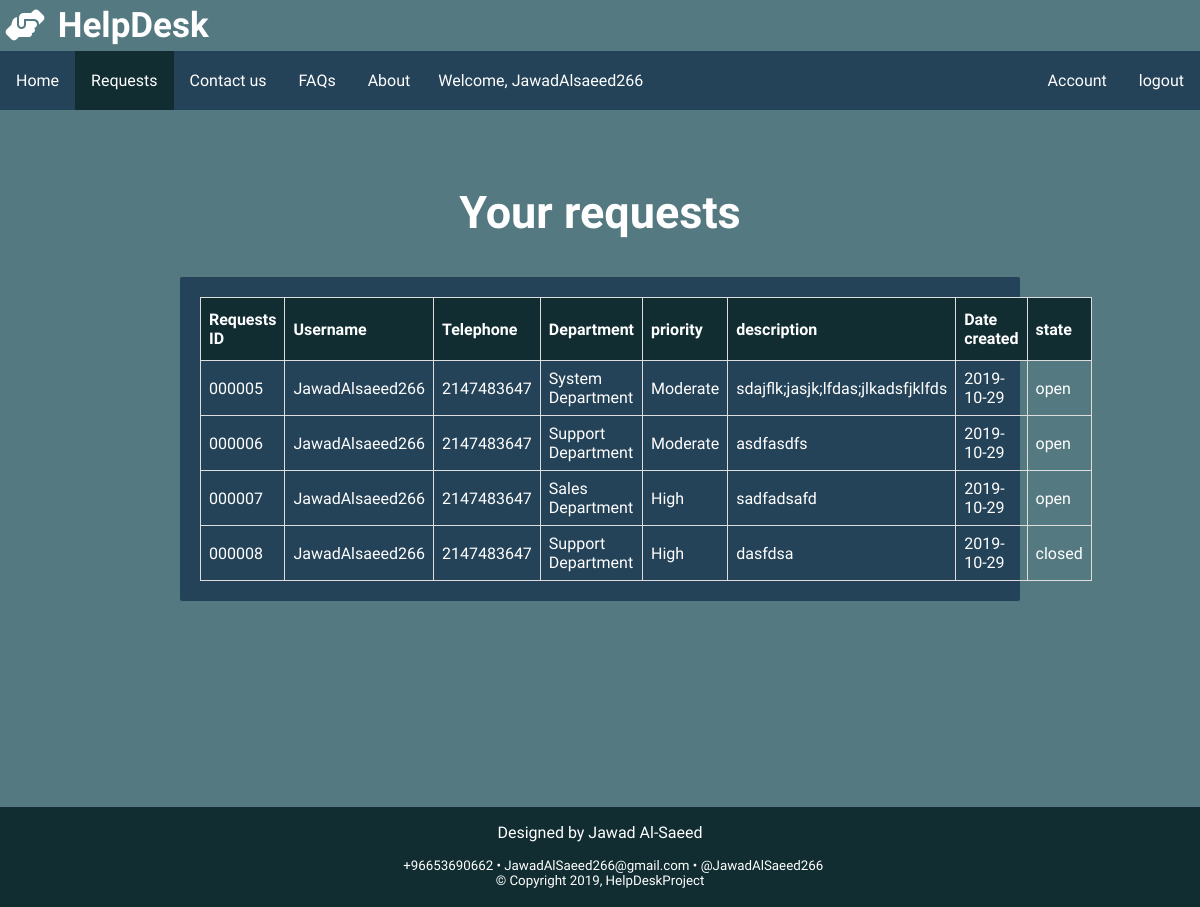
The page /viewRequests.php (signed in) on the database its author committed.
### tables this page shows
CREATE TABLE `requests` (
  `requestID` int(6) UNSIGNED ZEROFILL NOT NULL,
  `uidUsers` varchar(20) NOT NULL,
  `emailUsers` tinytext NOT NULL,
  `telephone` int(13) NOT NULL,
  `department` tinytext NOT NULL,
  `priority` tinytext NOT NULL,
  `title` tinytext NOT NULL,
  `description` longtext NOT NULL,
  `requestCreated` date NOT NULL DEFAULT current_timestamp(),
  `state` tinytext NOT NULL DEFAULT 'open'
);

### viewRequests.php (the view, shortened to what this page needs)
<html>
<head>
    <link href="css/main.css" rel="stylesheet" type="text/css" />
    <link href="css/alerts.css" rel="stylesheet" type="text/css" />
    <link href="css/form.css" rel="stylesheet" type="text/css" />
    <link href="css/table.css" rel="stylesheet" type="text/css" />
</head>
<body>
    <div class="content">
        <div class="title">
            <i class="fas fa-hands-helping fa-2x"></i>
            <h1>&nbsp;HelpDesk</h1>
        </div>
        <div class="header">
            <ul>
                <li><a href="Home.php">Home</a></li>
                <li><a class="active" href="Requests.php">Requests</a></li>
                <li><a href="contactUs.php">Contact us</a></li>
                <li><a href="FAQ.php">FAQs</a></li>
                <li><a href="About.php">About</a></li>
                <li style="float:right">
                    <?php
                        require "tools/session.php";
                    ?>
                </li>
            </ul>
            <br><br>
        </div>
        <br>
        <br>
        <div class="subTitle">
            <center>
                <h1 style="font-size:45px">Your requests</h1>
            </center>
            <br><br>
        </div>
        <div class="container">
            <?php
                $uidUsers = $_SESSION['userUid'];
                $DBConnect = mysqli_connect("localhost","root","");
                $DBName = "helpdeskdb";
                mysqli_select_db($DBConnect,$DBName);
                $QueryString = "SELECT * FROM requests WHERE uidUsers = '$uidUsers'";
                $QueryResult = mysqli_query($DBConnect,$QueryString)
                     Or die("<p> Unable to execute query. </p>"
                     . "<p> Error code  " .  mysqli_errno($DBConnect)
                     .  ": " . mysqli_error($DBConnect)) . "</p>" ;
                echo "<center> <table class='tab'>";
                echo "<tr> <th>Requests ID</th> <th>Username</th> <th>Telephone</th> <th>Department</th> <th>priority</th> <th>description</th> <th>Date created</th> <th>state</th> </tr>";
                while($row = mysqli_fetch_array( $QueryResult )) {
                    echo "<tr> <td>";
                    echo $row['requestID'];
                    echo "</td><td>";
                    echo $row['uidUsers'];
                    echo "</td><td>";
                    echo $row['telephone'];
                    echo "</td><td>";
                    echo $row['department'];
                    echo "</td><td>";
                    echo $row['priority'];
                    echo "</td><td>";
                    echo $row['description'];
                    echo "</td><td>";
                    echo $row['requestCreated'];
                    echo "</td><td>";
                    echo $row['state'];
                    echo "</td></tr>";
                }
                echo "</table></center>";
            ?>
        </div>
    </div>
    <br>
    <br>
    <br>
</body>
</html>
<?php
    require "tools/footer.php";
?>

### tools/session.php (shortened to what this page needs)
<?php
    if (isset($_SESSION['userId'])) {
        echo '<li style="float:right">
                <form action="includes/logout.inc.php" method="post">
                    <button id="log" type="submit" name="logout-submit">logout</button>
                </form>
            <li>';
        $url = $_SERVER["REQUEST_URI"];
        $pos = strrpos($url, "account.php");
        if($pos != false) {
            echo '<li style="float:right"><a class="active" href="account.php">Account</a></li>';
        }
        else{
            echo '<li style="float:right"><a href="account.php">Account</a></li>';
        }
        echo '<div class="session">';
            echo "<p>&nbsp;&nbsp;&nbsp;Welcome, {$_SESSION['userUid']} &nbsp;&nbsp;</p>";
        echo '</div>';
    }
?>

### tools/footer.php
<footer class="footer">
    <p>Designed by Jawad Al-Saeed</p>
    <small>&nbsp;&nbsp;&nbsp;&nbsp;&nbsp;&nbsp;&nbsp; +96653690662 • <a href="mailto:jawadalsaeed266@gmail.com">JawadAlSaeed266@gmail.com</a> • <a href="https://twitter.com/Jawadalsaeed266">@JawadAlSaeed266</a></small>
    <br>
  	<small>&copy; Copyright 2019, HelpDeskProject</small>
</footer>

### css/main.css (style rules this page uses)
body { font-family: 'Oswald', sans-serif; background-color: #547980; color: white; margin: 0px; padding: 0px; }
.content { min-height: 100%; margin: 0 auto -50px; }
#log { font-family: 'Oswald', sans-serif; font-size: 16px; border: none; outline: none; color: white; float: right; background-color: inherit; padding: 20px 16px; }
ul { list-style-type: none; margin: 0; padding: 0; overflow: hidden; background-color: #254358; top: 0; width: 100%; position: -webkit-sticky; position: sticky; top: 0; }
ul li { float: left; }
ul li a { display: block; color: white; text-align: center; padding: 20px 16px; text-decoration: none; font-size: 16px; }
.active { background-color: #112d32; }
div h1 { font-size: 35px; margin: 0; padding: 0; display: inline; }
.title { float: left; padding-right: 5px; padding-top: 5px; padding-bottom: 5px; padding-left: 5px; }
.session { margin-top:20px; margin-left:20px; }
a { text-decoration: none; color: white; }
.footer { font-family: 'Oswald', sans-serif; left: 0; bottom: 100px; width: 100%; color: white; text-align: center; list-style-type: none; margin: 0; padding: 0; overflow: hidden; background-color: #112d32; height: 100px; }
.footer a { color = white; }

### css/form.css (style rules this page uses)
.container { border-radius: 2px; background-color: #254358; padding: 20px; margin-right: 15%; margin-left: 15%; }

### css/table.css (style rules this page uses)
.tab { border-collapse: collapse; width: 100%; }
.tab td, .tab th { border: 1px solid #ddd; padding: 8px; }
.tab th { padding-top: 12px; padding-bottom: 12px; text-align: left; background-color: #112d32; color: white; }

### rows shown on the page
requests: requestID "000005", uidUsers "JawadAlsaeed266", telephone "2147483647", department "System Department", priority "Moderate", description "sdajflk;jasjk;lfdas;jlkadsfjklfds", requestCreated "2019-10-29", state "open"
requests: requestID "000006", uidUsers "JawadAlsaeed266", telephone "2147483647", department "Support Department", priority "Moderate", description "asdfasdfs", requestCreated "2019-10-29", state "open"
requests: requestID "000007", uidUsers "JawadAlsaeed266", telephone "2147483647", department "Sales Department", priority "High", description "sadfadsafd", requestCreated "2019-10-29", state "open"
requests: requestID "000008", uidUsers "JawadAlsaeed266", telephone "2147483647", department "Support Department", priority "High", description "dasfdsa", requestCreated "2019-10-29", state "closed"

### other values the page prints
$_SESSION['userUid'] "JawadAlsaeed266"
